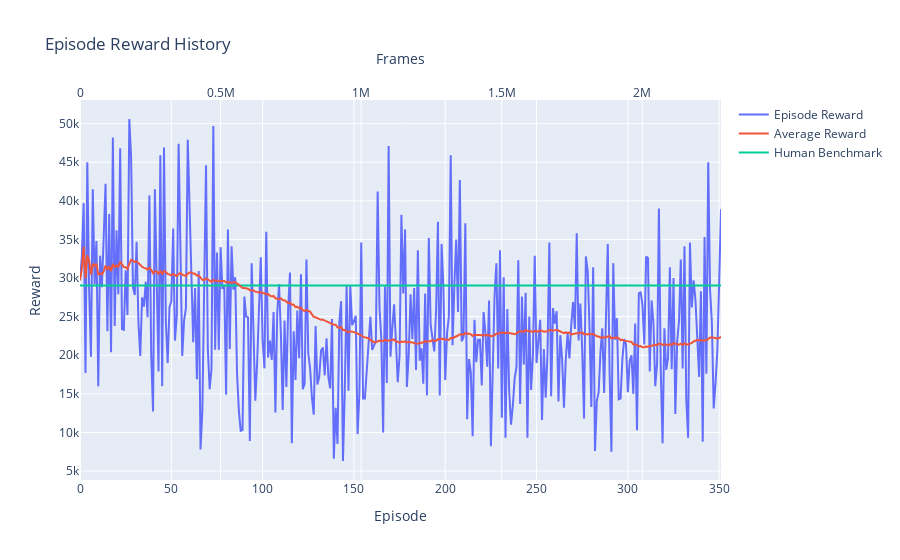

The notebook cell this image was saved under:
### Code cell
layout = go.Layout(title='Episode Reward History', 
                   xaxis=XAxis(title='Episode'), xaxis2 = XAxis(title='Frames', side='top', overlaying='x'), 
                   yaxis=dict(title='Reward')
                   )

fig2 = go.Figure(layout=layout)

fig2.add_trace(go.Scatter(x=data['Episode Reward'].index, y=data['Episode Reward'], name='Episode Reward'))
fig2.add_trace(go.Scatter(x=data['Frames'], y=data['Average Reward'], name='Average Reward', xaxis = 'x2'))
fig2.add_trace(go.Scatter(x=data['Episode Reward'].index, y=data['Human Benchmark'], name='Human Benchmark'))

### Figure 1 — Plotly figure (JSON) as saved in the notebook; plotly's stock layout.template omitted (floating-point values rounded to 4 significant figures; data arrays with more than 128 entries replaced by an {"elided": "..."} marker saying what was removed)
{"data": [{"name": "Episode Reward", "type": "scatter", "x": {"elided": "352 int values"}, "y": {"elided": "352 int values"}}, {"name": "Average Reward", "type": "scatter", "x": {"elided": "352 float values"}, "xaxis": "x2", "y": {"elided": "352 float values"}}, {"name": "Human Benchmark", "type": "scatter", "x": {"elided": "352 int values"}, "y": {"elided": "352 int values"}}], "layout": {"title": {"text": "Episode Reward History"}, "xaxis": {"title": {"text": "Episode"}}, "xaxis2": {"overlaying": "x", "side": "top", "title": {"text": "Frames"}}, "yaxis": {"title": {"text": "Reward"}}}}
